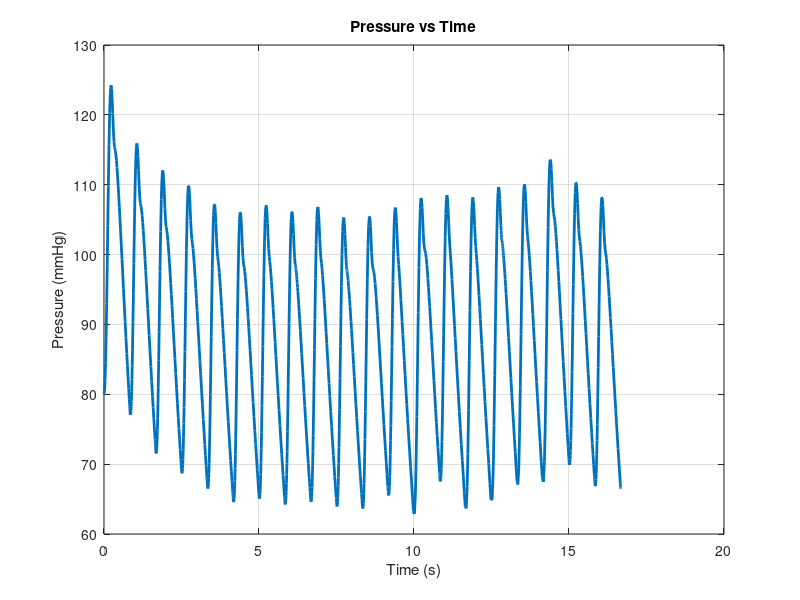

The MATLAB source for this figure:
clear
clc


%Initial condition
I0 = 424.1;

%Cardiac period Tc and systolic duration Ts
Tc = 60/72;     
Ts = (2/5)*Tc;  

%Modify parameter here to change time span
time_span = 20;

%Keep Constant
R = 1; C = 1; R1 = 0.05; L = 0.005;

% Input Signal Functions

%Blood flow function I(t)
I = @(t) I0*sin((pi*mod(t,Tc))/Ts).^2.*(mod(t,Tc)<=Ts);

%Blood flow first derivative  I'(t)
Idot = @(t) I0*2*sin(pi*mod(t,Tc)/Ts).*cos(pi*mod(t,Tc)/Ts)*pi/Ts.*(mod(t,Tc)<=Ts);

%Blood flow second derivative I"(t)
Idotdot = @(t) I0*2*(cos(pi*mod(t,Tc)/Ts).^2 - sin(pi*mod(t,Tc)/Ts).^2)*(pi/Ts)^2.*(mod(t,Tc)<=Ts);

% 4-element Windkessel ODE - formulation online somewhere
fun = @(t,y)[y(2);
    (Idotdot(t)*(R*L*C*R1)+Idot(t)*(L*(R+R1))+I(t)*(R*R1) - (y(2)*(C*R*R1+L)+y(1)*R1))/(L*C*R)];

% Initial conditions and time span 
y0 = [80; 0];
tspan = [0 time_span*Tc];

% Solve
[T,Y] = ode45(fun,tspan,y0);



%Creating empty array for solution object
bp_data = zeros(length(Y), 2);

%Extracting solution object
for i = 1:length(Y)
    bp_data(i, 2) = Y(i);
    bp_data(i, 1) = T(i);
end 

plot(bp_data(:,1), bp_data(:,2), 'LineWidth', 2)
xlabel('Time (s)')
ylabel('Pressure (mmHg)')
title('Pressure vs Time')
grid on

